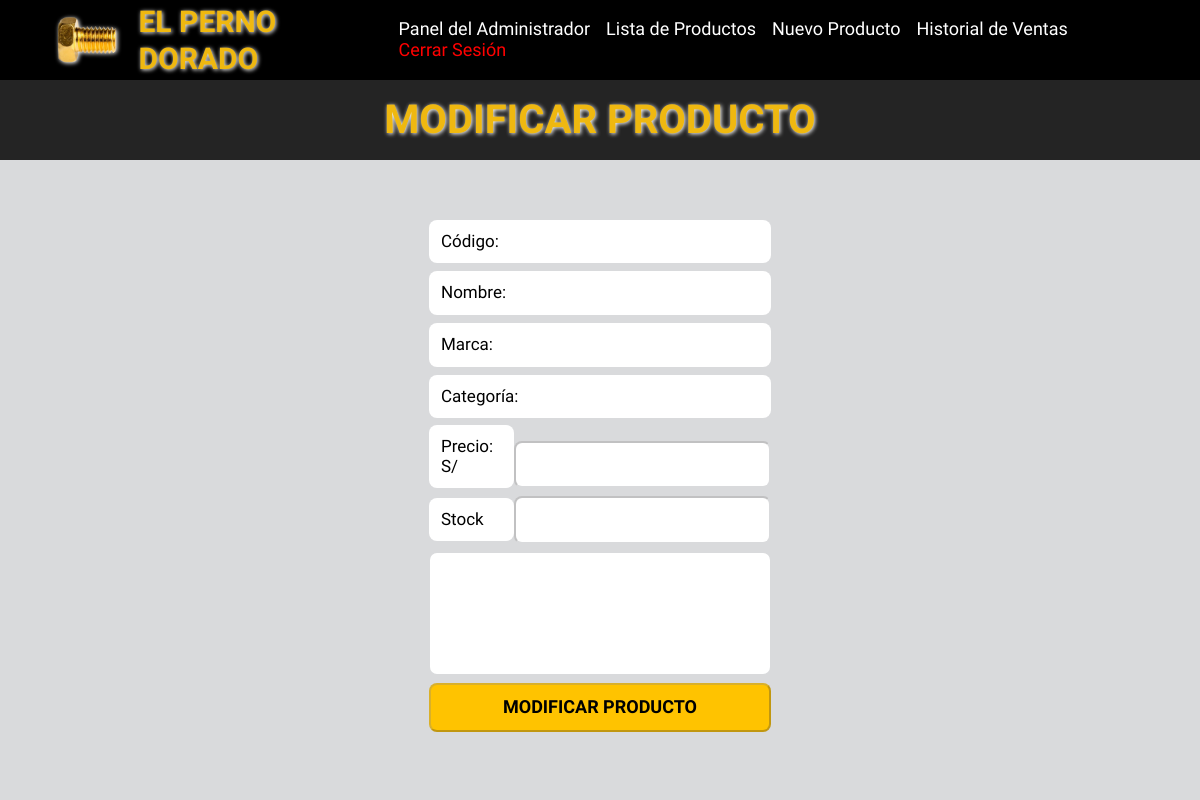
Before: /view/update-product.php?id=100869 (signed in) with the older database file.
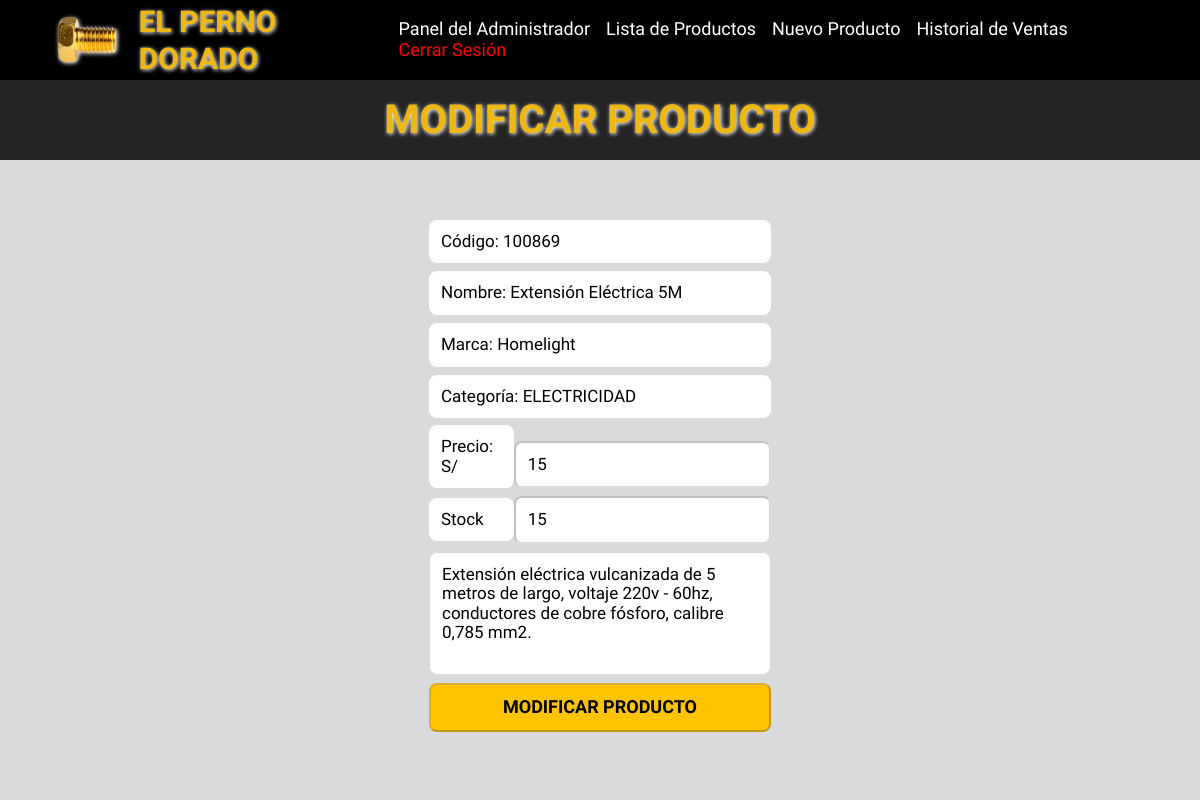
After: the same page with the newer database file.
### tables this page shows
CREATE TABLE `products` (
  `id` int(5) NOT NULL,
  `code` varchar(6) NOT NULL,
  `name` varchar(30) NOT NULL,
  `brand` varchar(20) NOT NULL,
  `idCategory` int(5) NOT NULL,
  `stock` int(5) NOT NULL,
  `price` float(10,2) NOT NULL,
  `description` tinytext NOT NULL,
  `file` varchar(50) NOT NULL
);

CREATE TABLE `categories` (
  `id` int(11) NOT NULL,
  `category` char(20) NOT NULL
);

### view/update-product.php (the view, shortened to what this page needs)
<!DOCTYPE html>
<html lang="es">
<?php
    class Products extends Database{
        public function viewProducts($connect,$id){
            $connect->setAttribute(PDO::ATTR_ERRMODE,PDO::ERRMODE_EXCEPTION);
            $query=$connect->prepare("SELECT * FROM products INNER JOIN categories ON products.idCategory = categories.id WHERE code= :id");
            $query->bindParam(":id",$id);
            $query->execute();
            $exists=$query->fetch(PDO::FETCH_ASSOC);
            return $exists;
        }
    }
    $id=$_REQUEST['id'];
    $products=new Products;
    $connect=$products->connect();
    $exists=$products->viewProducts($connect,$id);
?>
<head>
    <link rel="stylesheet" href="styles/normalize.css">
    <link rel="stylesheet" href="styles/nav-admin.css">
    <link rel="stylesheet" href="styles/update-product.css">
</head>
<body>
    <nav>
        <div class="logo">
            <figure>
                <a href="panel.php">
                    <img class="logo__img" src="../resources/images/logo.webp" alt="logo">
                </a>
            </figure>
            <h1><a class="logo__title" href="panel.php">EL PERNO DORADO</a></h1>
        </div>
        <ul>
            <li class="list">
                <a class="list__link" href="panel.php">Panel del Administrador</a>
            </li>
            <li class="list">
                <a class="list__link" href="product-list.php">Lista de Productos</a>
            </li>
            <li class="list">
                <a class="list__link" href="new-product.php">Nuevo Producto</a>
            </li>
            <li class="list">
                <a class="list__link" href="sales-history.html">Historial de Ventas</a>
            </li>
            <li class="list">
                <a class="list__link close" href="../controller/close.php">Cerrar Sesión</a>
            </li>
        </ul>
    </nav>
    <header class="header">
        <h2 class="header__title">MODIFICAR PRODUCTO</h2>
    </header>
    <main>
        <form class="update-form" action="#" method="post">
            <div class="update-form__input"><?php echo "Código: ".$exists['code']; ?></div>
            <div class="update-form__input"><?php echo "Nombre: ".$exists['name']; ?></div>
            <div class="update-form__input"><?php echo "Marca: ".$exists['brand']; ?></div>
            <div class="update-form__input"><?php echo "Categoría: ".$exists['category']; ?></div>
            <div class="update-form__editable">
                <label  class="update-form__input label">Precio: S/</label>
                <input class="update-form__input" type="text"name="price" value="<?php echo $exists['price']; ?>" required>
            </div>
            <div class="update-form__editable">
                <label  class="update-form__input label">Stock</label>
                <input class="update-form__input" type="number"name="stock" value="<?php echo $exists['stock']; ?>" required>
            </div>
            <textarea class="update-form__input textarea" name="desc" rows="5" required><?php echo $exists['description']; ?></textarea>
            <input class="update-form__button" type="submit" value="MODIFICAR PRODUCTO">
        </form>
    </main>
</body>
</html>

Changed rows visible on the page:
added products: code "100869", name "Extensión Eléctrica 5M", brand "Homelight", idCategory.category "ELECTRICIDAD", price "15", stock "15", desc "Extensión eléctrica vulcanizada de 5 metros de largo, voltaje 220v - 60hz, conductores de cobre fósforo, calibre 0,785 mm2."
